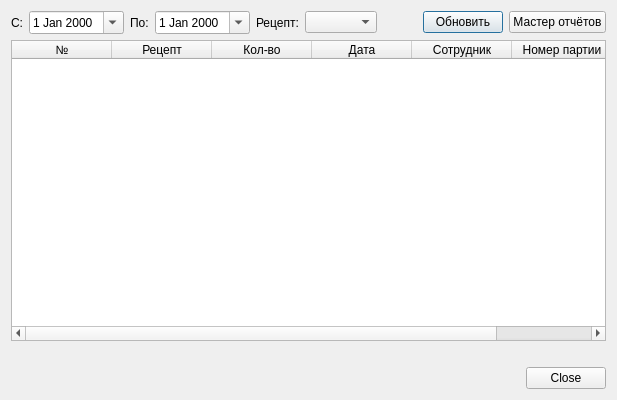
<?xml version="1.0" encoding="UTF-8"?>
<ui version="4.0">
 <class>ProductionHistoryDialog</class>
 <widget class="QDialog" name="ProductionHistoryDialog">
  <property name="minimumSize">
   <size>
    <width>600</width>
    <height>400</height>
   </size>
  </property>
  <property name="windowTitle">
   <string>История производств</string>
  </property>
  <layout class="QVBoxLayout" name="mainLayout">
   <item>
    <layout class="QHBoxLayout" name="topLayout">
     <item>
      <widget class="QLabel" name="dateFromLabel">
       <property name="text">
        <string>С:</string>
       </property>
      </widget>
     </item>
     <item>
      <widget class="QDateEdit" name="dateFromEdit">
       <property name="calendarPopup">
        <bool>true</bool>
       </property>
      </widget>
     </item>
     <item>
      <widget class="QLabel" name="dateToLabel">
       <property name="text">
        <string>По:</string>
       </property>
      </widget>
     </item>
     <item>
      <widget class="QDateEdit" name="dateToEdit">
       <property name="calendarPopup">
        <bool>true</bool>
       </property>
      </widget>
     </item>
     <item>
      <widget class="QLabel" name="recipeLabel">
       <property name="text">
        <string>Рецепт:</string>
       </property>
      </widget>
     </item>
     <item>
      <widget class="QComboBox" name="recipeCombo">
       <property name="minimumWidth">
        <number>180</number>
       </property>
      </widget>
     </item>
     <item>
      <spacer name="horizontalSpacer">
       <property name="orientation">
        <enum>Qt::Horizontal</enum>
       </property>
       <property name="sizeHint" stdset="0">
        <size>
         <width>40</width>
         <height>20</height>
        </size>
       </property>
      </spacer>
     </item>
     <item>
      <widget class="QPushButton" name="refreshButton">
       <property name="text">
        <string>Обновить</string>
       </property>
      </widget>
     </item>
     <item>
      <widget class="QPushButton" name="exportButton">
       <property name="text">
        <string>Мастер отчётов</string>
       </property>
      </widget>
     </item>
    </layout>
   </item>
   <item>
    <widget class="QTableWidget" name="table">
     <property name="selectionBehavior">
      <enum>QAbstractItemView::SelectRows</enum>
     </property>
     <property name="selectionMode">
      <enum>QAbstractItemView::SingleSelection</enum>
     </property>
     <attribute name="columnCount">
      <number>6</number>
     </attribute>
     <column>
      <property name="text">
       <string>№</string>
      </property>
     </column>
     <column>
      <property name="text">
       <string>Рецепт</string>
      </property>
     </column>
     <column>
      <property name="text">
       <string>Кол-во</string>
      </property>
     </column>
     <column>
      <property name="text">
       <string>Дата</string>
      </property>
     </column>
     <column>
      <property name="text">
       <string>Сотрудник</string>
      </property>
     </column>
     <column>
      <property name="text">
       <string>Номер партии</string>
      </property>
     </column>
    </widget>
   </item>
   <item>
    <widget class="QLabel" name="totalLabel">
     <property name="text">
      <string/>
     </property>
    </widget>
   </item>
   <item>
    <widget class="QDialogButtonBox" name="buttonBox">
     <property name="standardButtons">
      <set>QDialogButtonBox::Close</set>
     </property>
    </widget>
   </item>
  </layout>
 </widget>
 <resources/>
 <connections/>
</ui>
